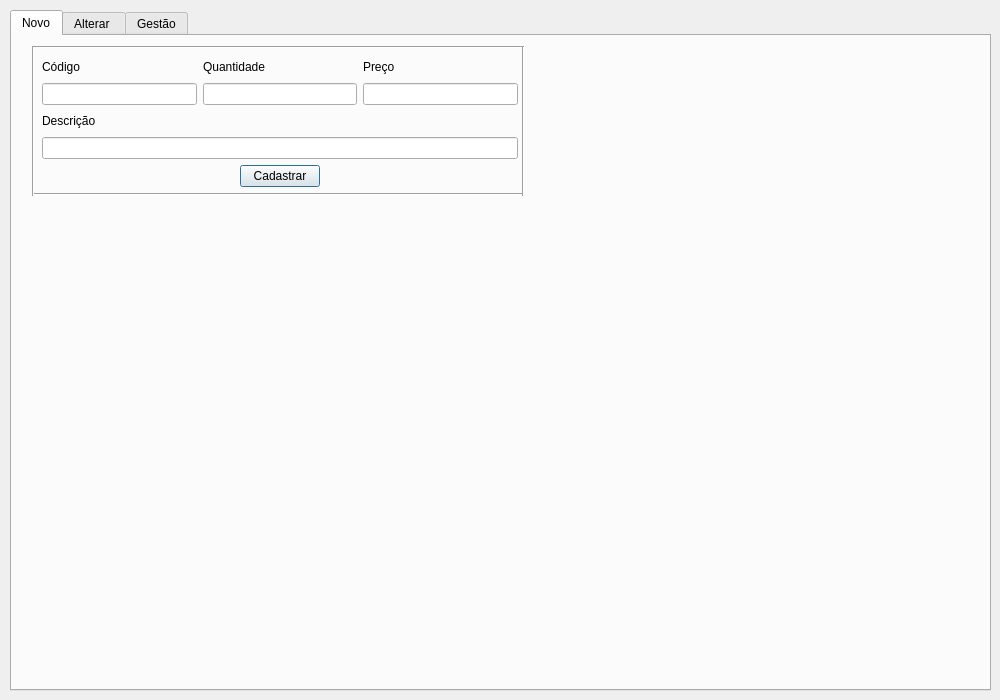
<?xml version="1.0" encoding="UTF-8"?>
<ui version="4.0">
 <class>GestaoProduto</class>
 <widget class="QDialog" name="GestaoProduto">
  <property name="geometry">
   <rect>
    <x>0</x>
    <y>0</y>
    <width>1000</width>
    <height>700</height>
   </rect>
  </property>
  <property name="windowTitle">
   <string>GESTÃO DE PRODUTO</string>
  </property>
  <property name="windowIcon">
   <iconset resource="Recursos.qrc">
    <normaloff>:/img/img/produto.png</normaloff>:/img/img/produto.png</iconset>
  </property>
  <widget class="QTabWidget" name="tabWidgetGestaoProduto">
   <property name="geometry">
    <rect>
     <x>10</x>
     <y>10</y>
     <width>981</width>
     <height>681</height>
    </rect>
   </property>
   <property name="currentIndex">
    <number>0</number>
   </property>
   <widget class="QWidget" name="tabGPNovo">
    <attribute name="title">
     <string>Novo</string>
    </attribute>
    <widget class="QWidget" name="layoutWidget">
     <property name="geometry">
      <rect>
       <x>30</x>
       <y>20</y>
       <width>951</width>
       <height>131</height>
      </rect>
     </property>
     <layout class="QGridLayout" name="layoutGridGPN">
      <item row="1" column="0">
       <layout class="QHBoxLayout" name="horizontalLayout_5">
        <item>
         <layout class="QVBoxLayout" name="layoutGPNCodigo">
          <item>
           <widget class="QLabel" name="labelGPNCodigo">
            <property name="text">
             <string>Código</string>
            </property>
           </widget>
          </item>
          <item>
           <widget class="QLineEdit" name="lineEditGPNCodigo"/>
          </item>
         </layout>
        </item>
        <item>
         <layout class="QVBoxLayout" name="layoutGPNQuantidade">
          <item>
           <widget class="QLabel" name="labelGPNQuantidade">
            <property name="text">
             <string>Quantidade</string>
            </property>
           </widget>
          </item>
          <item>
           <widget class="QLineEdit" name="lineEditGPNQuantidade"/>
          </item>
         </layout>
        </item>
        <item>
         <layout class="QVBoxLayout" name="layoutGPNPreco">
          <item>
           <widget class="QLabel" name="labelGPNPreco">
            <property name="text">
             <string>Preço</string>
            </property>
           </widget>
          </item>
          <item>
           <widget class="QLineEdit" name="lineEditGPNPreco"/>
          </item>
         </layout>
        </item>
       </layout>
      </item>
      <item row="3" column="0">
       <layout class="QHBoxLayout" name="layoutGPNCadastrar">
        <item>
         <spacer name="horizontalSpacer">
          <property name="orientation">
           <enum>Qt::Horizontal</enum>
          </property>
          <property name="sizeHint" stdset="0">
           <size>
            <width>40</width>
            <height>20</height>
           </size>
          </property>
         </spacer>
        </item>
        <item>
         <widget class="QPushButton" name="pushButtonGPNCadastrar">
          <property name="text">
           <string>Cadastrar</string>
          </property>
         </widget>
        </item>
        <item>
         <spacer name="horizontalSpacer_2">
          <property name="orientation">
           <enum>Qt::Horizontal</enum>
          </property>
          <property name="sizeHint" stdset="0">
           <size>
            <width>40</width>
            <height>20</height>
           </size>
          </property>
         </spacer>
        </item>
       </layout>
      </item>
      <item row="1" column="1">
       <spacer name="horizontalSpacer_4">
        <property name="orientation">
         <enum>Qt::Horizontal</enum>
        </property>
        <property name="sizeHint" stdset="0">
         <size>
          <width>40</width>
          <height>20</height>
         </size>
        </property>
       </spacer>
      </item>
      <item row="2" column="0">
       <layout class="QVBoxLayout" name="verticalLayout_2">
        <item>
         <widget class="QLabel" name="labelGPNDescricao">
          <property name="text">
           <string>Descrição</string>
          </property>
         </widget>
        </item>
        <item>
         <widget class="QLineEdit" name="lineEditGPNDescricao"/>
        </item>
       </layout>
      </item>
     </layout>
    </widget>
    <widget class="Line" name="line">
     <property name="geometry">
      <rect>
       <x>20</x>
       <y>153</y>
       <width>490</width>
       <height>10</height>
      </rect>
     </property>
     <property name="orientation">
      <enum>Qt::Horizontal</enum>
     </property>
    </widget>
    <widget class="Line" name="line_2">
     <property name="geometry">
      <rect>
       <x>20</x>
       <y>10</y>
       <width>490</width>
       <height>3</height>
      </rect>
     </property>
     <property name="orientation">
      <enum>Qt::Horizontal</enum>
     </property>
    </widget>
    <widget class="Line" name="line_3">
     <property name="geometry">
      <rect>
       <x>20</x>
       <y>10</y>
       <width>3</width>
       <height>150</height>
      </rect>
     </property>
     <property name="orientation">
      <enum>Qt::Vertical</enum>
     </property>
    </widget>
    <widget class="Line" name="line_4">
     <property name="geometry">
      <rect>
       <x>510</x>
       <y>10</y>
       <width>3</width>
       <height>150</height>
      </rect>
     </property>
     <property name="orientation">
      <enum>Qt::Vertical</enum>
     </property>
    </widget>
   </widget>
   <widget class="QWidget" name="tabGPAlterar">
    <attribute name="title">
     <string>Alterar </string>
    </attribute>
    <widget class="QWidget" name="layoutWidget_3">
     <property name="geometry">
      <rect>
       <x>30</x>
       <y>20</y>
       <width>951</width>
       <height>131</height>
      </rect>
     </property>
     <layout class="QGridLayout" name="layoutGridGPA">
      <item row="2" column="1">
       <spacer name="spacerGPADD">
        <property name="orientation">
         <enum>Qt::Horizontal</enum>
        </property>
        <property name="sizeHint" stdset="0">
         <size>
          <width>40</width>
          <height>20</height>
         </size>
        </property>
       </spacer>
      </item>
      <item row="4" column="0">
       <layout class="QHBoxLayout" name="layoutGPABuscarAlterar">
        <item>
         <spacer name="spacerGPAE">
          <property name="orientation">
           <enum>Qt::Horizontal</enum>
          </property>
          <property name="sizeHint" stdset="0">
           <size>
            <width>40</width>
            <height>20</height>
           </size>
          </property>
         </spacer>
        </item>
        <item>
         <widget class="QPushButton" name="pushButtonGPABuscar">
          <property name="text">
           <string>Buscar</string>
          </property>
         </widget>
        </item>
        <item>
         <widget class="QPushButton" name="pushButtonGPAAlterar">
          <property name="text">
           <string>Alterar</string>
          </property>
         </widget>
        </item>
        <item>
         <spacer name="spacerGPAD">
          <property name="orientation">
           <enum>Qt::Horizontal</enum>
          </property>
          <property name="sizeHint" stdset="0">
           <size>
            <width>40</width>
            <height>20</height>
           </size>
          </property>
         </spacer>
        </item>
       </layout>
      </item>
      <item row="3" column="0">
       <layout class="QVBoxLayout" name="layoutGPADescricao">
        <item>
         <widget class="QLabel" name="labelGPADescricao">
          <property name="text">
           <string>Descrição</string>
          </property>
         </widget>
        </item>
        <item>
         <widget class="QLineEdit" name="lineEditGPADescricao"/>
        </item>
       </layout>
      </item>
      <item row="2" column="0">
       <layout class="QHBoxLayout" name="horizontalLayout_3">
        <item>
         <layout class="QVBoxLayout" name="layoutGPACodigo">
          <item>
           <widget class="QLabel" name="labelGPACodigo">
            <property name="text">
             <string>Código</string>
            </property>
           </widget>
          </item>
          <item>
           <widget class="QLineEdit" name="lineEditGPACodigo"/>
          </item>
         </layout>
        </item>
        <item>
         <layout class="QVBoxLayout" name="layoutGPAQuantidade">
          <item>
           <widget class="QLabel" name="labelGPAQuantiade">
            <property name="text">
             <string>Quantidade</string>
            </property>
           </widget>
          </item>
          <item>
           <widget class="QLineEdit" name="lineEditGPAQuantidade"/>
          </item>
         </layout>
        </item>
        <item>
         <layout class="QVBoxLayout" name="layoutGPAPreco">
          <item>
           <widget class="QLabel" name="labelGPAPreco">
            <property name="text">
             <string>Preço</string>
            </property>
           </widget>
          </item>
          <item>
           <widget class="QLineEdit" name="lineEditGPAPreco"/>
          </item>
         </layout>
        </item>
       </layout>
      </item>
     </layout>
    </widget>
    <widget class="Line" name="line_5">
     <property name="geometry">
      <rect>
       <x>20</x>
       <y>10</y>
       <width>3</width>
       <height>150</height>
      </rect>
     </property>
     <property name="orientation">
      <enum>Qt::Vertical</enum>
     </property>
    </widget>
    <widget class="Line" name="line_6">
     <property name="geometry">
      <rect>
       <x>20</x>
       <y>10</y>
       <width>490</width>
       <height>3</height>
      </rect>
     </property>
     <property name="orientation">
      <enum>Qt::Horizontal</enum>
     </property>
    </widget>
    <widget class="Line" name="line_7">
     <property name="geometry">
      <rect>
       <x>510</x>
       <y>10</y>
       <width>3</width>
       <height>150</height>
      </rect>
     </property>
     <property name="orientation">
      <enum>Qt::Vertical</enum>
     </property>
    </widget>
    <widget class="Line" name="line_8">
     <property name="geometry">
      <rect>
       <x>21</x>
       <y>157</y>
       <width>490</width>
       <height>3</height>
      </rect>
     </property>
     <property name="orientation">
      <enum>Qt::Horizontal</enum>
     </property>
    </widget>
   </widget>
   <widget class="QWidget" name="tabGPGestao">
    <attribute name="title">
     <string>Gestão</string>
    </attribute>
    <widget class="QWidget" name="layoutWidget_2">
     <property name="geometry">
      <rect>
       <x>30</x>
       <y>20</y>
       <width>191</width>
       <height>71</height>
      </rect>
     </property>
     <layout class="QVBoxLayout" name="layoutGPGCodigo">
      <item>
       <widget class="QLabel" name="labelGPGCodigo">
        <property name="text">
         <string>Código</string>
        </property>
       </widget>
      </item>
      <item>
       <widget class="QLineEdit" name="lineEditGPGCodigo"/>
      </item>
      <item>
       <widget class="QPushButton" name="pushButtonGPGExcluir">
        <property name="text">
         <string>Excluir</string>
        </property>
       </widget>
      </item>
     </layout>
    </widget>
    <widget class="Line" name="line_9">
     <property name="geometry">
      <rect>
       <x>230</x>
       <y>10</y>
       <width>3</width>
       <height>90</height>
      </rect>
     </property>
     <property name="orientation">
      <enum>Qt::Vertical</enum>
     </property>
    </widget>
    <widget class="Line" name="line_10">
     <property name="geometry">
      <rect>
       <x>12</x>
       <y>10</y>
       <width>16</width>
       <height>90</height>
      </rect>
     </property>
     <property name="orientation">
      <enum>Qt::Vertical</enum>
     </property>
    </widget>
    <widget class="Line" name="line_11">
     <property name="geometry">
      <rect>
       <x>20</x>
       <y>90</y>
       <width>210</width>
       <height>16</height>
      </rect>
     </property>
     <property name="orientation">
      <enum>Qt::Horizontal</enum>
     </property>
    </widget>
    <widget class="Line" name="line_12">
     <property name="geometry">
      <rect>
       <x>20</x>
       <y>10</y>
       <width>210</width>
       <height>3</height>
      </rect>
     </property>
     <property name="orientation">
      <enum>Qt::Horizontal</enum>
     </property>
    </widget>
    <widget class="Line" name="line_13">
     <property name="geometry">
      <rect>
       <x>20</x>
       <y>130</y>
       <width>3</width>
       <height>510</height>
      </rect>
     </property>
     <property name="orientation">
      <enum>Qt::Vertical</enum>
     </property>
    </widget>
    <widget class="Line" name="line_15">
     <property name="geometry">
      <rect>
       <x>960</x>
       <y>130</y>
       <width>3</width>
       <height>510</height>
      </rect>
     </property>
     <property name="orientation">
      <enum>Qt::Vertical</enum>
     </property>
    </widget>
    <widget class="Line" name="line_16">
     <property name="geometry">
      <rect>
       <x>20</x>
       <y>130</y>
       <width>940</width>
       <height>3</height>
      </rect>
     </property>
     <property name="orientation">
      <enum>Qt::Horizontal</enum>
     </property>
    </widget>
    <widget class="Line" name="line_17">
     <property name="geometry">
      <rect>
       <x>20</x>
       <y>640</y>
       <width>940</width>
       <height>3</height>
      </rect>
     </property>
     <property name="orientation">
      <enum>Qt::Horizontal</enum>
     </property>
    </widget>
    <widget class="QWidget" name="layoutWidget">
     <property name="geometry">
      <rect>
       <x>30</x>
       <y>140</y>
       <width>921</width>
       <height>491</height>
      </rect>
     </property>
     <layout class="QVBoxLayout" name="verticalLayout">
      <item>
       <layout class="QHBoxLayout" name="horizontalLayout">
        <item>
         <widget class="QPushButton" name="pushButtonGPGListar">
          <property name="text">
           <string>Listar</string>
          </property>
         </widget>
        </item>
        <item>
         <spacer name="horizontalSpacer_3">
          <property name="orientation">
           <enum>Qt::Horizontal</enum>
          </property>
          <property name="sizeHint" stdset="0">
           <size>
            <width>40</width>
            <height>20</height>
           </size>
          </property>
         </spacer>
        </item>
       </layout>
      </item>
      <item>
       <widget class="QListWidget" name="listWidgetGPGLista">
        <property name="enabled">
         <bool>true</bool>
        </property>
       </widget>
      </item>
      <item>
       <widget class="Line" name="line_14">
        <property name="orientation">
         <enum>Qt::Vertical</enum>
        </property>
       </widget>
      </item>
     </layout>
     <zorder>line_14</zorder>
     <zorder>listWidgetGPGLista</zorder>
    </widget>
    <widget class="QLabel" name="label">
     <property name="enabled">
      <bool>false</bool>
     </property>
     <property name="geometry">
      <rect>
       <x>430</x>
       <y>360</y>
       <width>61</width>
       <height>61</height>
      </rect>
     </property>
     <property name="text">
      <string/>
     </property>
     <property name="pixmap">
      <pixmap>img/produto.png</pixmap>
     </property>
     <property name="scaledContents">
      <bool>true</bool>
     </property>
    </widget>
    <zorder>layoutWidget_2</zorder>
    <zorder>line_9</zorder>
    <zorder>line_10</zorder>
    <zorder>line_11</zorder>
    <zorder>line_12</zorder>
    <zorder>line_13</zorder>
    <zorder>line_15</zorder>
    <zorder>line_17</zorder>
    <zorder>layoutWidget</zorder>
    <zorder>line_16</zorder>
    <zorder>label</zorder>
   </widget>
  </widget>
  <widget class="QLabel" name="label_2">
   <property name="geometry">
    <rect>
     <x>730</x>
     <y>15</y>
     <width>1031</width>
     <height>671</height>
    </rect>
   </property>
   <property name="text">
    <string/>
   </property>
   <property name="pixmap">
    <pixmap resource="Recursos.qrc">:/img/img/pucpb.png</pixmap>
   </property>
   <property name="scaledContents">
    <bool>true</bool>
   </property>
  </widget>
 </widget>
 <tabstops>
  <tabstop>tabWidgetGestaoProduto</tabstop>
  <tabstop>lineEditGPNCodigo</tabstop>
  <tabstop>lineEditGPNQuantidade</tabstop>
  <tabstop>lineEditGPNPreco</tabstop>
  <tabstop>lineEditGPNDescricao</tabstop>
  <tabstop>pushButtonGPNCadastrar</tabstop>
  <tabstop>lineEditGPACodigo</tabstop>
  <tabstop>lineEditGPAQuantidade</tabstop>
  <tabstop>lineEditGPAPreco</tabstop>
  <tabstop>lineEditGPADescricao</tabstop>
  <tabstop>pushButtonGPABuscar</tabstop>
  <tabstop>pushButtonGPAAlterar</tabstop>
  <tabstop>lineEditGPGCodigo</tabstop>
  <tabstop>pushButtonGPGExcluir</tabstop>
  <tabstop>pushButtonGPGListar</tabstop>
  <tabstop>listWidgetGPGLista</tabstop>
 </tabstops>
 <resources>
  <include location="Recursos.qrc"/>
 </resources>
 <connections/>
</ui>
